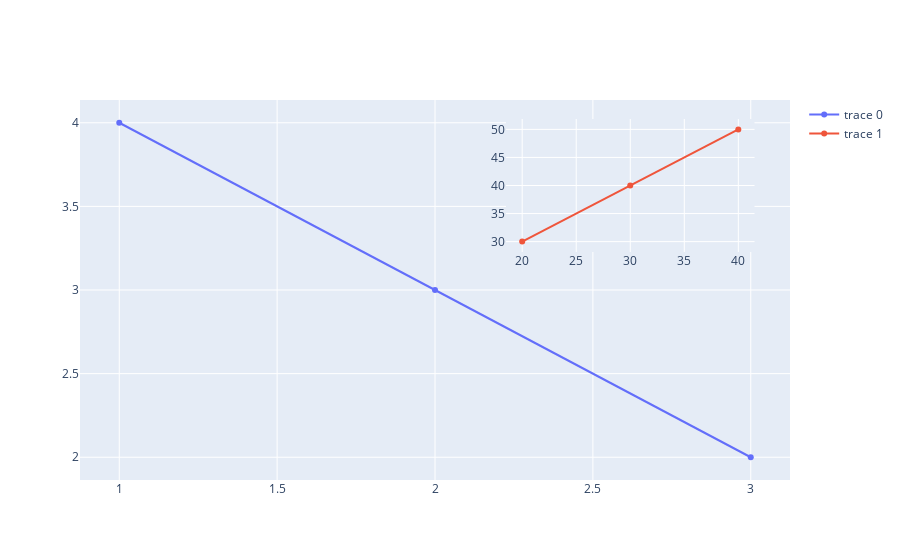

The cell this chart's notebook holds for it:
### Code cell
import chart_studio.plotly as px
import plotly.graph_objects as go

trace1 = go.Scatter(
    x=[1, 2, 3],
    y=[4, 3, 2]
)
trace2 = go.Scatter(
    x=[20, 30, 40],
    y=[30, 40, 50],
    xaxis='x2',
    yaxis='y2'
)
data = [trace1, trace2]
layout = go.Layout(
    xaxis2=dict(
        domain=[0.6, 0.95],
        anchor='y2'
    ),
    yaxis2=dict(
        domain=[0.6, 0.95],
        anchor='x2'
    )
)
fig = go.Figure(data=data, layout=layout)
display(fig)

### Figure 1 — Plotly figure (JSON) as saved in the notebook; plotly's stock layout.template omitted (floating-point values rounded to 4 significant figures)
{"data": [{"type": "scatter", "x": [1, 2, 3], "y": [4, 3, 2]}, {"type": "scatter", "x": [20, 30, 40], "xaxis": "x2", "y": [30, 40, 50], "yaxis": "y2"}], "layout": {"xaxis2": {"anchor": "y2", "domain": [0.6, 0.95]}, "yaxis2": {"anchor": "x2", "domain": [0.6, 0.95]}}}
